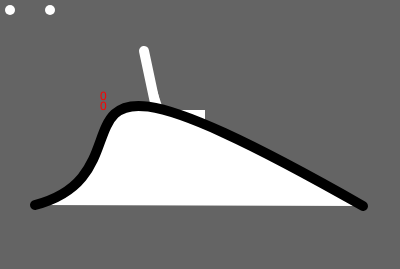
Frame 1 (no input)
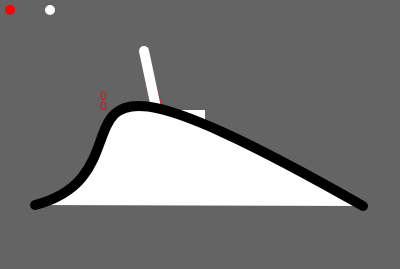
Frame 60 (no input)
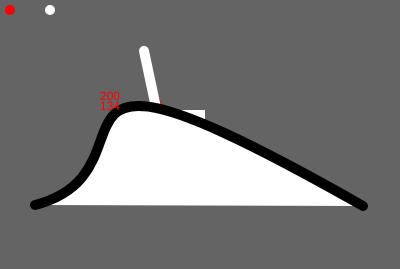
Frame 120 (the mouse pressed at the canvas centre since frame 60)

The p5.js sketch that drew these frames (run headless with seeded random() and noise() and a simulated clock; from frame 60 on, the mouse is pressed at the canvas centre):

// p5.js sketch
// ── sketch.js
function setup() {
  createCanvas(400, 269);
}

let ax1 = 35;
let ay1 = 205;
let cx1 = 0;
let cy1 = 0;
let ax2 = 200;
let ay2 = 200;
let cx2 = 0;
let cy2 = 0;

function draw() {
  background(100);
  
  // noStroke();
  strokeWeight(0);
  circle(10, 10, 10);

  stroke(255);
  strokeWeight(10);
  point(50, 10);

 

  beginShape();
  vertex(165, 115);
  vertex(200, 115);
  vertex(200, 150);
  vertex(165, 150);
  vertex(144, 51);
  endShape();

cx1 = 170;
cy1 = 213;
ax2 = 363;
ay2 = 206;


  fill(255)
  stroke(0);
  bezier(ax1, ay1,  cx1, cx1, cx2, cy2, ax2, ay2);


  noStroke();
  fill(255, 0, 0);
  text(mouseX, 100, 100);
  text(mouseY, 100, 110);


  if(mouseIsPressed){
    console.log(mouseX, mouseY);
  }

  //console.log(mouseX);
  
}
